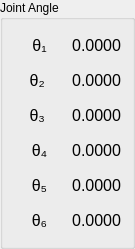
   <widget class="QGroupBox" name="groupBox_6">
    <property name="geometry">
     <rect>
      <x>870</x>
      <y>430</y>
      <width>135</width>
      <height>249</height>
     </rect>
    </property>
    <property name="font">
     <font>
      <pointsize>9</pointsize>
     </font>
    </property>
    <property name="title">
     <string>Joint Angle</string>
    </property>
    <layout class="QVBoxLayout" name="verticalLayout_5">
     <item>
      <layout class="QVBoxLayout" name="verticalLayout_3">
       <item>
        <layout class="QHBoxLayout" name="horizontalLayout_11">
         <item>
          <widget class="QLabel" name="label_30">
           <property name="font">
            <font>
             <pointsize>12</pointsize>
            </font>
           </property>
           <property name="text">
            <string>θ₁</string>
           </property>
           <property name="alignment">
            <set>Qt::AlignCenter</set>
           </property>
          </widget>
         </item>
         <item>
          <widget class="QLabel" name="label_currentJointTheta1">
           <property name="font">
            <font>
             <pointsize>12</pointsize>
            </font>
           </property>
           <property name="text">
            <string>0.0000</string>
           </property>
           <property name="alignment">
            <set>Qt::AlignRight|Qt::AlignTrailing|Qt::AlignVCenter</set>
           </property>
          </widget>
         </item>
        </layout>
       </item>
       <item>
        <layout class="QHBoxLayout" name="horizontalLayout_12">
         <item>
          <widget class="QLabel" name="label_31">
           <property name="font">
            <font>
             <pointsize>12</pointsize>
            </font>
           </property>
           <property name="text">
            <string>θ₂ </string>
           </property>
           <property name="alignment">
            <set>Qt::AlignCenter</set>
           </property>
          </widget>
         </item>
         <item>
          <widget class="QLabel" name="label_currentJointTheta2">
           <property name="font">
            <font>
             <pointsize>12</pointsize>
            </font>
           </property>
           <property name="text">
            <string>0.0000</string>
           </property>
           <property name="alignment">
            <set>Qt::AlignRight|Qt::AlignTrailing|Qt::AlignVCenter</set>
           </property>
          </widget>
         </item>
        </layout>
       </item>
       <item>
        <layout class="QHBoxLayout" name="horizontalLayout_13">
         <item>
          <widget class="QLabel" name="label_32">
           <property name="font">
            <font>
             <pointsize>12</pointsize>
            </font>
           </property>
           <property name="text">
            <string>θ₃ </string>
           </property>
           <property name="alignment">
            <set>Qt::AlignCenter</set>
           </property>
          </widget>
         </item>
         <item>
          <widget class="QLabel" name="label_currentJointTheta3">
           <property name="font">
            <font>
             <pointsize>12</pointsize>
            </font>
           </property>
           <property name="text">
            <string>0.0000</string>
           </property>
           <property name="alignment">
            <set>Qt::AlignRight|Qt::AlignTrailing|Qt::AlignVCenter</set>
           </property>
          </widget>
         </item>
        </layout>
       </item>
       <item>
        <layout class="QHBoxLayout" name="horizontalLayout_14">
         <item>
          <widget class="QLabel" name="label_33">
           <property name="font">
            <font>
             <pointsize>12</pointsize>
            </font>
           </property>
           <property name="text">
            <string>θ₄</string>
           </property>
           <property name="alignment">
            <set>Qt::AlignCenter</set>
           </property>
          </widget>
         </item>
         <item>
          <widget class="QLabel" name="label_currentJointTheta4">
           <property name="font">
            <font>
             <pointsize>12</pointsize>
            </font>
           </property>
           <property name="text">
            <string>0.0000</string>
           </property>
           <property name="alignment">
            <set>Qt::AlignRight|Qt::AlignTrailing|Qt::AlignVCenter</set>
           </property>
          </widget>
         </item>
        </layout>
       </item>
       <item>
        <layout class="QHBoxLayout" name="horizontalLayout_15">
         <item>
          <widget class="QLabel" name="label_34">
           <property name="font">
            <font>
             <pointsize>12</pointsize>
            </font>
           </property>
           <property name="text">
            <string>θ₅</string>
           </property>
           <property name="alignment">
            <set>Qt::AlignCenter</set>
           </property>
          </widget>
         </item>
         <item>
          <widget class="QLabel" name="label_currentJointTheta5">
           <property name="font">
            <font>
             <pointsize>12</pointsize>
            </font>
           </property>
           <property name="text">
            <string>0.0000</string>
           </property>
           <property name="alignment">
            <set>Qt::AlignRight|Qt::AlignTrailing|Qt::AlignVCenter</set>
           </property>
          </widget>
         </item>
        </layout>
       </item>
       <item>
        <layout class="QHBoxLayout" name="horizontalLayout_16">
         <item>
          <widget class="QLabel" name="label_35">
           <property name="font">
            <font>
             <pointsize>12</pointsize>
            </font>
           </property>
           <property name="text">
            <string>θ₆</string>
           </property>
           <property name="alignment">
            <set>Qt::AlignCenter</set>
           </property>
          </widget>
         </item>
         <item>
          <widget class="QLabel" name="label_currentJointTheta6">
           <property name="font">
            <font>
             <pointsize>12</pointsize>
            </font>
           </property>
           <property name="text">
            <string>0.0000</string>
           </property>
           <property name="alignment">
            <set>Qt::AlignRight|Qt::AlignTrailing|Qt::AlignVCenter</set>
           </property>
          </widget>
         </item>
        </layout>
       </item>
      </layout>
     </item>
    </layout>
   </widget>
